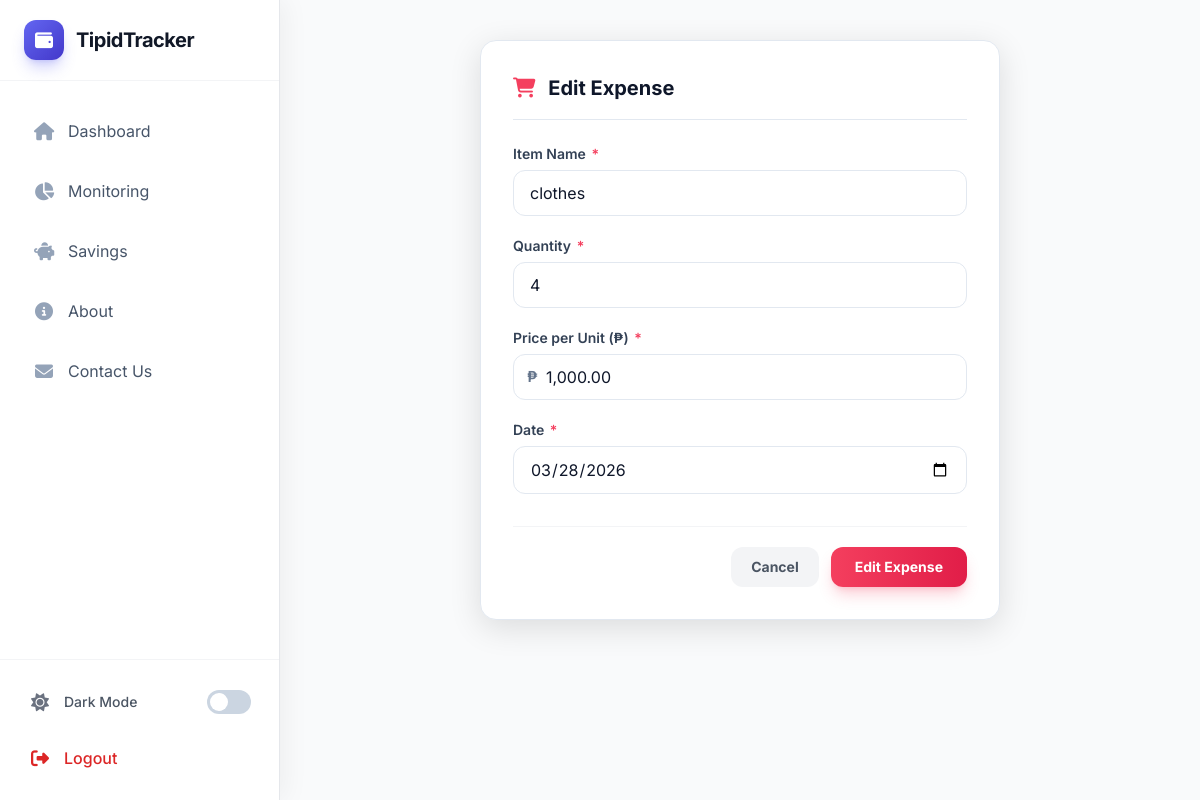
Page /expense/update/38/ (signed in) on the committed database.
### budgetapp/models.py (models this page shows, shortened)
class Expense(models.Model):
    user     = models.ForeignKey(User, on_delete=models.CASCADE)
    item     = models.CharField(max_length=200)
    quantity = models.PositiveIntegerField(validators=[MinValueValidator(1)])
    amount   = models.DecimalField(max_digits=10, decimal_places=2,
                                   validators=[MinValueValidator(Decimal('0.01'))])
    total    = models.DecimalField(max_digits=12, decimal_places=2, blank=True, null=True)
    date     = models.DateField(default=datetime.date.today)

### budgetapp/views.py (the view)
# urls.py: path('expense/update/<int:pk>/', views.expense_update, name='expense_update'),
@login_required
def expense_update(request, pk):
    expense = get_object_or_404(Expense, pk=pk, user=request.user)
    if request.method == 'POST':
        form = ExpenseForm(request.POST, instance=expense, user=request.user)
        if form.is_valid():
            form.save()
            messages.success(request, 'Expense updated successfully!')
            return redirect('dashboard')
    else:
        form = ExpenseForm(instance=expense, user=request.user)
    return render(request, 'budgetapp/expense_form.html', {'form': form, 'action': 'Edit'})

### budgetapp/forms.py (shortened to what this page needs)
class ExpenseForm(forms.ModelForm):
    class Meta:
        model  = Expense
        fields = ['item', 'quantity', 'amount', 'date']
        labels = {
            'item':     'Item Name',
            'quantity': 'Quantity',
            'amount':   'Price per Unit (₱)',
            'date':     'Date',
        }
        widgets = {
            'item':     forms.TextInput(attrs={
                'class': 'form-control',
                'placeholder': 'e.g. Groceries, Transport',
                'autofocus': True,
            }),
            'quantity': forms.NumberInput(attrs={
                'class': 'form-control',
                'min':   '1',
                'placeholder': '1',
            }),
            'amount':   forms.NumberInput(attrs={
                'class': 'form-control',
                'step':  '0.01',
                'min':   '0.01',
                'placeholder': '0.00',
            }),
            'date':     forms.DateInput(attrs={
                'class': 'form-control',
                'type':  'date',
            }),
        }
    def __init__(self, *args, **kwargs):
        self.user = kwargs.pop('user', None)
        super().__init__(*args, **kwargs)

### budgetapp/templates/budgetapp/expense_form.html (shortened to what this page needs)
{% extends 'base.html' %}
{% block content %}
<div class="form-card anim-slide-up">
    <div class="form-title dark:text-white dark:border-dark-border">
        <i class="fas fa-shopping-cart text-rose-500 mr-2"></i> {{ action }} Expense
    </div>
    <form method="post" novalidate>
        <div class="space-y-5">
            {% for field in form %}
            <div>
                <label class="block text-sm font-semibold text-slate-700 dark:text-gray-300 mb-1.5">
                    {{ field.label }}
                    {% if field.field.required %}<span class="text-rose-500 ml-0.5">*</span>{% endif %}
                </label>
                {{ field }}
            </div>
            {% endfor %}
        </div>
        <div class="flex items-center justify-end gap-3 mt-8 pt-5 border-t border-gray-100 dark:border-dark-border">
            <a href="{% url 'dashboard' %}" class="px-5 py-2.5 text-sm font-bold text-gray-600 bg-gray-100 hover:bg-gray-200 dark:bg-gray-800 dark:text-gray-300 dark:hover:bg-gray-700 rounded-xl transition-all">
                Cancel
            </a>
            <button type="submit" id="submitBtn"
                class="px-6 py-2.5 text-sm font-bold text-white bg-gradient-to-r from-rose-500 to-rose-600 hover:from-rose-600 hover:to-rose-700 rounded-xl shadow-lg shadow-rose-500/25 hover:shadow-rose-500/40 active:scale-95 transition-all"
                onclick="this.innerHTML='<i class=\'fas fa-spinner fa-spin mr-2\'></i>Saving...'; this.disabled=true; this.form.submit();">
                {{ action }} Expense
            </button>
        </div>
    </form>
</div>
{% endblock %}

### templates/base.html (style rules this page uses)
:root { --surface: #ffffff; --surface-2: #f8fafc; --border: #e2e8f0; --text-muted: #64748b; --radius: 1rem; --shadow-sm: 0 1px 3px rgba(0,0,0,.06), 0 1px 2px rgba(0,0,0,.04); --shadow-md: 0 4px 16px rgba(0,0,0,.08); --shadow-lg: 0 8px 32px rgba(0,0,0,.12); }
.anim-slide-up { animation: slideUp 0.55s cubic-bezier(0.16, 1, 0.3, 1) forwards; }
.form-card { background: var(--surface); border: 1px solid var(--border); border-radius: var(--radius); box-shadow: var(--shadow-lg); padding: 2rem; max-width: 520px; margin: 0 auto; }
.form-card .form-title { font-size: 1.25rem; font-weight: 700; margin-bottom: 1.5rem; padding-bottom: 1rem; border-bottom: 1px solid var(--border); }

### rows in the picture
Expense: form "clothes" "4" "03/28/2026"

### other values in the picture
{{ action }} "Edit"
{{ field.label }} "Item Name" "Quantity" "Price per Unit (₱)" "Date"
